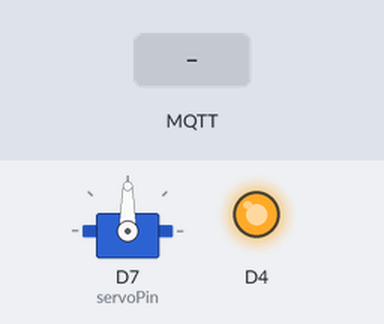
This sketch was run on a simulated ESP8266 (NodeMCU). Shown: servo, output pins drawn as LEDs (lit = HIGH, except the on-board LED, lit = LOW). Inputs (shaded band) come from the test bench. WiFi joins after 1.5 s; servers stay silent unless stated; no MQTT or app messages arrive unless stated; what the sketch prints to the serial monitor is not drawn.

Above: at 2.7 s.
2.8 s: MQTT message "opendoor" arrives on the first subscribed topic
At 3.05 s:
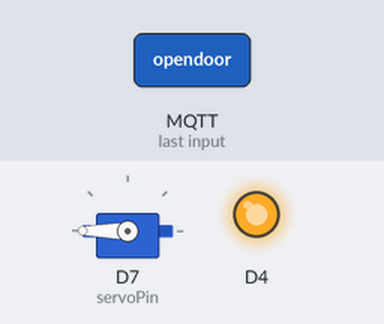
5.8 s: MQTT message "1" arrives on the first subscribed topic
At 6.5 s:
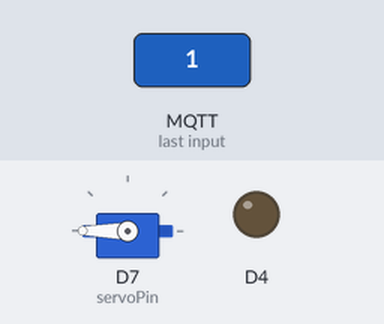
7.3 s: MQTT message "opendoor" arrives on the first subscribed topic
At 9.2 s:
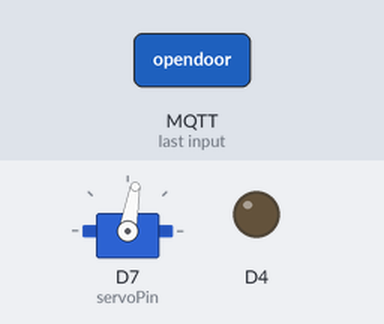
Timing chart, 0 to 11.3 s (numbered marks = the images above; inputs shaded):
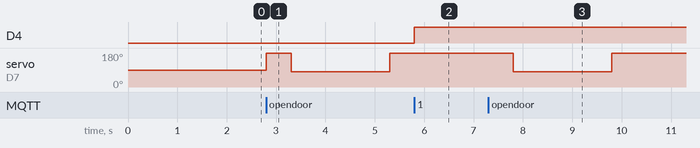

The sketch:

main.ino
```cpp
#include <Arduino.h>
#include <ESP8266WiFi.h>
#include <PubSubClient.h>
#include <Servo.h>
Servo myservo;
int angle1 = 180;
int angle2 = 80;

const int servoPin=D7;
const char* ssid = "*****";
const char* password = "******";
const char* mqtt_server = "********";
const char *mqtt_username = "wifiduino"; // username for authentication
const char *mqtt_password = "wifiduino"; // password for authentication

const char* heartBeatTopic = "lab/livereport";
const char* cmdTopic = "lab/cmd";

// init wifi client
WiFiClientSecure espClient;
PubSubClient client(espClient);
/*
  The common fingerprints of EMQX broker, for reference only.
  If you are not using EMQX Cloud Serverless or public EMQX broker,
  you need to calculate the sha1 fingerprint of your server certificate
  and update the 'fingerprint' variable below.
*/
// 1. fingerprint of public emqx broker. Host: broker.emqx.io
// const char* fingerprint = "B6 C6 FF 82 C6 59 09 BB D6 39 80 7F E7 BC 10 C9 19 C8 21 8E";
// 2. fingerprint of EMQX Cloud Serverless. Host: *.emqxsl.com
// const char* fingerprint = "42:AE:D8:A3:42:F1:C4:1F:CD:64:9C:D7:4B:A1:EE:5B:5E:D7:E2:B5";
// 3. fingerprint of EMQX Cloud Serverless. Host: *.emqxsl.cn
const char* fingerprint = "7E:52:D3:84:48:3C:5A:9F:A4:39:9A:8B:27:01:B1:F8:C6:AD:D4:47";

unsigned long lastMsg = 0;
#define MSG_BUFFER_SIZE (50)
char msg[MSG_BUFFER_SIZE];

// 连接wifi过程
void setup_wifi() {

  delay(10);
  // We start by connecting to a WiFi network
  Serial.println();
  Serial.print("Connecting to ");
  Serial.println(ssid);

  WiFi.mode(WIFI_STA);
  WiFi.begin(ssid, password);

  while (WiFi.status() != WL_CONNECTED) {
    delay(500);
    Serial.print(".");
  }

  randomSeed(micros());

  Serial.println("");
  Serial.println("WiFi connected");
  Serial.println("IP address: ");
  Serial.println(WiFi.localIP());
}

//控制舵机开门
void openDoor() {
  myservo.write(angle1);
  delay(500);
  myservo.write(angle2);
  delay(2000);
  myservo.write(angle1);
}

// 收到mqtt订阅回调
void callback(char* topic, byte* payload, unsigned int length) {
  Serial.print("Message arrived [");
  Serial.print(topic);
  Serial.print("] ");
  Serial.println();
  // payload转成char数组
  char cmd[length + 1];
  cmd[length] = '\0';
  for (int i = 0; i < length; i++) {
    cmd[i] = (char)payload[i];
    Serial.print(cmd[i]);
  }
  // char数组再转成String
  String cmdstr(cmd);
  // 为了测试连通性，可以让收到1的时候灯跳一下
  if(cmdstr=="1")
  {
    digitalWrite(BUILTIN_LED, !digitalRead(BUILTIN_LED));
  }

  if (strcmp(topic, cmdTopic) == 0) {
    Serial.println("Receive command from commander!");
    client.publish(heartBeatTopic, "Receive Your Command!");

    if (cmdstr=="opendoor") {
      client.publish(heartBeatTopic, "Yes!Open The Door!");
      openDoor();
    }

    if (cmdstr=="isalive?") {
      client.publish(heartBeatTopic, "i am alive");

    }

    char* colonPtr = strchr(cmd, ':');
    if (colonPtr != NULL) {
      client.publish(heartBeatTopic, "You are going to set parameters.");
      // 提取冒号后的字符串（即整数部分）
      char* intPart = colonPtr + 1;
      int value = atoi(intPart);
      if (cmd[0] == 'a' && cmd[1] == '1') {
        Serial.println("set angle1");
        angle1 = value;
      }
      if (cmd[0] == 'a' && cmd[1] == '2') {
        Serial.println("set angle2");
        angle2 = value;
      }
    }
  }
}

// 和MQTT服务器断连后自动重连
void reconnect() {
  while (!client.connected()) {
    Serial.print("Attempting MQTT connection...");
    //有辨识度的clientId
    String clientId = "labWifiDuino";
    // Attempt to connect
    if (client.connect(clientId.c_str(),mqtt_username, mqtt_password)) {
      Serial.println("connected");
      client.publish(heartBeatTopic, "Online");
      // ... and resubscribe
      client.subscribe(cmdTopic);
    } else {
      Serial.print("failed, rc=");
      Serial.print(client.state());
      Serial.println(" try again in 5 seconds");
      // Wait 5 seconds before retrying
      delay(5000);
    }
  }
}

void setup() {
  // 初始化串口
  Serial.begin(115200);

  //舵机初始化
  pinMode(servoPin, OUTPUT);  // Or sth like D3
  myservo.attach(servoPin);

  pinMode(BUILTIN_LED, OUTPUT);
  setup_wifi();

  espClient.setFingerprint(fingerprint);
  client.setServer(mqtt_server, 8883);
  client.setCallback(callback);
}

//上报我活着
void sigrip() {
  snprintf(msg, MSG_BUFFER_SIZE, "Live");
  Serial.print("Publish message: ");
  Serial.println(msg);
  client.publish(heartBeatTopic, msg);
}

void loop() {
  if (!client.connected()) {
    reconnect();
  }
  client.loop();

  unsigned long now = millis();
  ///每30s报告一次我还活着
  if (now - lastMsg > 30000) {
    lastMsg = now;
    sigrip();
  }
}
```

Measured:
- after the input at 2.8 s, servo on D7 (servoPin): 90° → 180° at once, → 80° 0.50 s later, → 180° 2.0 s later
- after the input at 5.8 s, D4: LOW → HIGH at once
- after the input at 7.3 s, servo on D7 (servoPin): 180° → 80° after 0.50 s, → 180° 2.0 s later
